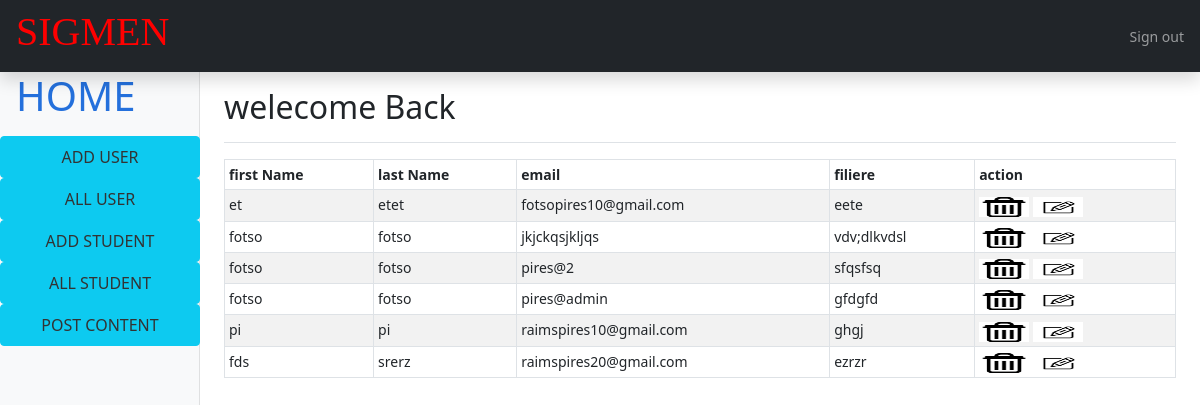
Screenshot of /views/admin/all_student.php with the database file from the repository.
### tables this page shows
CREATE TABLE `student` (
  `email` varchar(100) NOT NULL,
  `first_name` varchar(60) NOT NULL,
  `last_name` varchar(60) NOT NULL,
  `password` varchar(60) NOT NULL,
  `series` varchar(60) NOT NULL
);

### views/admin/all_student.php (called while the page is built, shortened)
<?php
require_once("../../function/fetch_all.php");
require_once('../../includes/header_link.php');
require_once('../../includes/header.php');
require_once('../../includes/side_bar.php');
require_once('../../includes/body_all_student.php');
require_once('../../includes/footer.php');
?>

### function/fetch_all.php (called while the page is built, shortened)
<?php
require_once("db/db.php");
$get_all_student = "SELECT * FROM SIGMEN.student WHERE 1";
$query = $conn->query($get_all_student);
$all_student = $query->fetchAll();
?>

### includes/body_all_student.php (the view, shortened to what this page needs)
<table id="dtBasicExample" class="table table-striped table-bordered table-sm" cellspacing="0" width="100%">
  <thead>
    <tr>
      <th class="th-sm">first Name
      </th>
      <th class="th-sm">last Name
      </th>
      <th class="th-sm">email
      </th>
      <th class="th-sm">filiere
      </th>
      <th class="th-sm">action
      </th>
    </tr>
  </thead>
  <tbody>
   <?php
   foreach($all_student as $row){
     echo"<tr>
     <td>".$row['first_name']."</td>
     <td>".$row['last_name']."</td>
     <td>".$row['email']."</td>
     <td>".$row['series']."</td>
     <td><img  src='../../pictures/delete.png' onclick=\"deleted('".$row['email']."')\" class='delete_btn' data-bs-toggle=\"modal\" data-bs-target=\"#form_stude\" data-bs-whatever=\"@mdo\"style='height:20px;width:50px'>
     <img src='../../pictures/edit.png' onclick=\"update_form('".$row['first_name']."','".$row['last_name']."','".$row['email']."')\" data-bs-toggle=\"modal\" data-bs-target=\"#exampleModal1\" data-bs-whatever=\"@fat\" style='height:20px;width:50px' ></td>
   </tr>";
   }
   ?>
  </tbody>
</table>

### includes/header_link.php (shortened to what this page needs)
<!doctype html>
<html lang="en">
  <head>
<link href="../../assets/dist/css/bootstrap.min.css" rel="stylesheet">
<link href="../../assets/dist/css/jquery.dataTable.min.css" rel="stylesheet">
<link href="../../assets/dist/css/dashboard.css" rel="stylesheet">
<link rel="stylesheet" href="../../assets/dist/css/fontawesome.css">
  </head>
  <body>

### includes/header.php (shortened to what this page needs)
<header class="navbar navbar-dark sticky-top bg-dark flex-md-nowrap p-0 shadow">
  <a href="home.php" class="nav-link active">
    <h1 style="color:red; font-family: cursive;">SIGMEN</h1>
    </a>
  <div class="navbar-nav">
    <div class="nav-item text-nowrap">
      <a class="nav-link px-3" href="../../function/signout.php">Sign out</a>
    </div>
  </div>
</header>
<main class="col-md-9 ms-sm-auto col-lg-10 px-md-4">
<div class="d-flex justify-content-between flex-wrap flex-md-nowrap align-items-center pt-3 pb-2 mb-3 border-bottom">
        <h1 class="h2">welecome Back <strong><spa id="name"><?php echo  $_SESSION["fname"]." ".$_SESSION["lname"] ?></spa></strong></h1>
      </div>

### includes/side_bar.php (shortened to what this page needs)
<div class="container-fluid">
  <div class="row">
    <nav id="sidebarMenu" class="col-md-3 col-lg-2 d-md-block bg-light sidebar collapse">
      <div class="position-sticky pt-3">
        <ul class="nav flex-column">
          <li class="nav-item">
            <a class="nav-link h1 active"  aria-current="page" href="home.php">
              HOME
            </a>
          </li>
          <li class="nav-item">
            <a class="nav-link btn btn-info" href="add_user.php">
              ADD USER
            </a>
          </li>
          <li class="nav-item">
            <a class="nav-link btn btn-info" href="all_user.php">
              ALL USER
            </a>
          </li>
          <li class="nav-item">
            <a class="nav-link btn btn-info" href="add_student.php">
              ADD STUDENT
            </a>
          </li>
          <li class="nav-item">
            <a class="nav-link btn btn-info" href="all_student.php">
              ALL STUDENT
            </a>
          </li>
          <li class="nav-item">
            <a class="nav-link btn btn-info" href="post_content.php">
              POST CONTENT
            </a>
          </li>
        </ul>
      </div>
    </nav>

### includes/footer.php (shortened to what this page needs)
     </main>
</body>
</html>

### rows the page displays
student: first_name "et", last_name "etet", email "fotsopires10@gmail.com", series "eete"
student: first_name "fotso", last_name "fotso", email "jkjckqsjkljqs", series "vdv;dlkvdsl"
student: first_name "fotso", last_name "fotso", email "pires@2", series "sfqsfsq"
student: first_name "fotso", last_name "fotso", email "pires@admin", series "gfdgfd"
student: first_name "pi", last_name "pi", email "raimspires10@gmail.com", series "ghgj"
student: first_name "fds", last_name "srerz", email "raimspires20@gmail.com", series "ezrzr"
